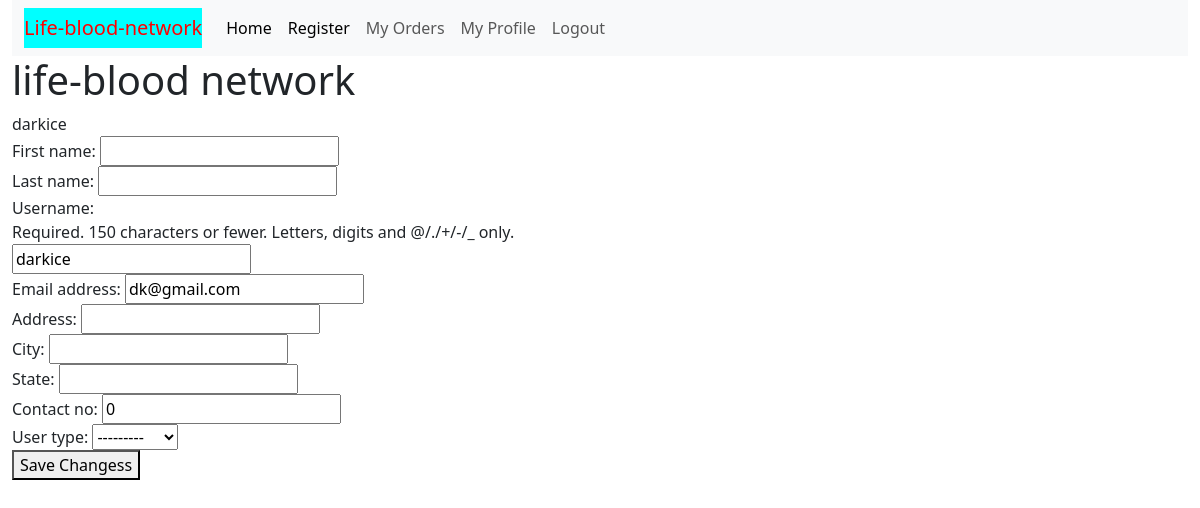
Page /profile (signed in) on the earlier database version.
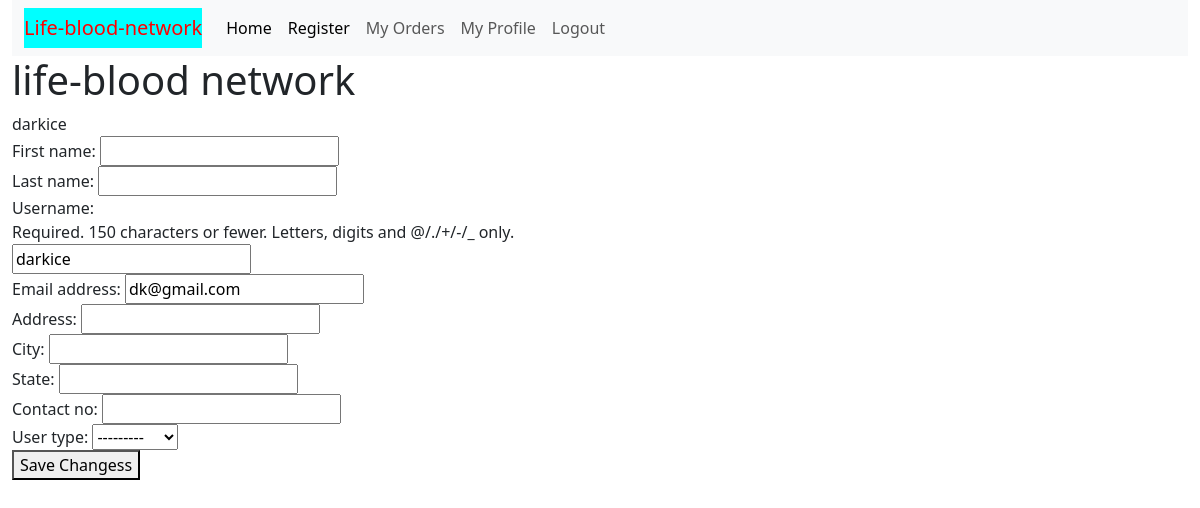
Same page on the later database version.
### homepage/models.py (models this page shows)
class User(AbstractUser):
    USER_TYPE =(
        ('provider', 'provider'),
        ('reciever', 'reciever'),
    )
    contact_no = models.CharField(max_length=20, blank=True)
    address = models.CharField(max_length=200, blank=True)
    city = models.CharField(max_length=100)
    state = models.CharField(max_length=100)
    user_type = models.CharField(max_length=20, choices=USER_TYPE)

### homepage/views.py (the view)
# urls.py: path("profile", views.my_profile_view, name="my_profile")
@login_required(login_url="login_view")
def my_profile_view(request):
    user = User.objects.get(username=request.user)
    form = ProfilePageForm(instance=user)
    if request.method == "POST":
        formtosave= ProfilePageForm(request.POST)
        return HttpResponseRedirect(reverse('my_profile'))
    return render(request, "homepage/profile.html", {
        "form": form
    })

### homepage/forms.py
class ProfilePageForm(forms.ModelForm):
    class Meta:
        model = User
        fields = (
            'first_name',
            'last_name',
            'username',
            'email',
            'address',
            'city',
            'state',
            'contact_no',
            'user_type',
        )

### homepage/templates/homepage/profile.html
{% extends 'homepage/layout.html'%}
{% load static %}
{% block body %}
  <h1>life-blood network</h1>
  <div class="row">
    <div class="col">
      {% if request.user %}
        {{ request.user }}
      {% endif %}
      <form action="#">
        {{ form }}
        <button type="submit">Save Changess</button>
      </form>
    </div>
  </div>
{% endblock %}

### homepage/templates/homepage/layout.html (shortened to what this page needs)
{% load static %}
<!DOCTYPE html>
<html lang="en">
<head>
    <link href="https://cdn.jsdelivr.net/npm/bootstrap@5.3.3/dist/css/bootstrap.min.css" rel="stylesheet">
    <link rel="stylesheet" href="{% static 'homepage/style.css' %}">
</head>
<body>
   <div class="container-xxl" >
    <div class="row">
        <div class="col">
            <nav class="navbar navbar-expand-lg bg-body-tertiary">
                <div class="container-fluid">
                  <a class="navbar-brand" href="#">Life-blood-network</a>
                  <div class="collapse navbar-collapse" id="navbarNav">
                    <ul class="navbar-nav">
                      <li class="nav-item">
                        <a class="nav-link active" aria-current="page" href="{% url 'index_page_view'%}">Home</a>
                      </li>
                      <li class="nav-item">
                        <a class="nav-link active" aria-current="page" href="{% url 'register_view'%}">Register</a>
                      </li>
                      <li class="nav-item">
                        <a class="nav-link" href="{% url 'order_page_view'%}">My Orders</a>
                      </li>
                      <li class="nav-item">
                        <a class="nav-link" href="{% url 'my_profile' %}">My Profile</a>
                      </li>
                      <li class="nav-item">
                        <a class="nav-link" href="{% url 'logout_view'%}">Logout</a>
                      </li>
                    </ul>
                  </div>
                </div>
              </nav>
            {% block body %}
            {% endblock%}
        </div>
    </div>
   </div>
</body>
</html>

### homepage/static/homepage/style.css (style rules this page uses)
.navbar-brand { background-color: aqua; color: red; }

Differences in the rows shown:
changed User "darkice": contact_no "0" → (not shown)
